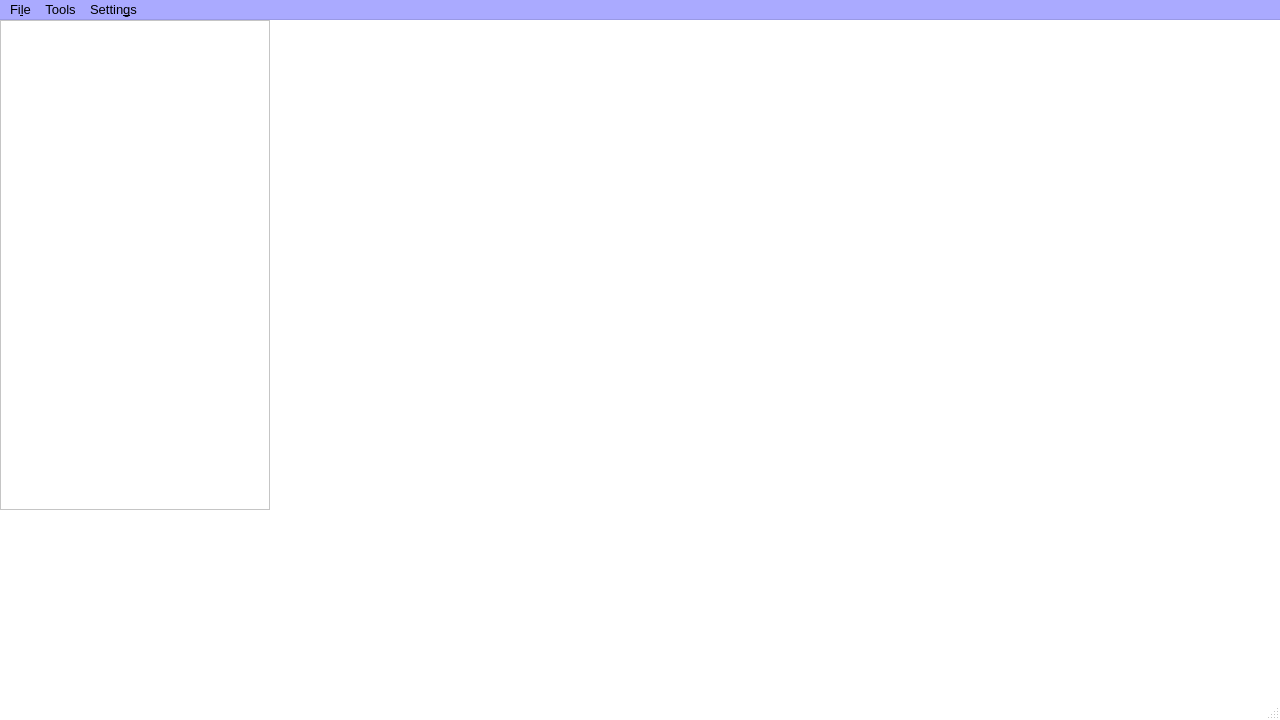
<?xml version="1.0" encoding="UTF-8"?>
<ui version="4.0">
 <class>MainWindow</class>
 <widget class="QMainWindow" name="MainWindow">
  <property name="geometry">
   <rect>
    <x>0</x>
    <y>0</y>
    <width>1280</width>
    <height>720</height>
   </rect>
  </property>
  <property name="palette">
   <palette>
    <active>
     <colorrole role="WindowText">
      <brush brushstyle="SolidPattern">
       <color alpha="255">
        <red>0</red>
        <green>0</green>
        <blue>0</blue>
       </color>
      </brush>
     </colorrole>
     <colorrole role="Button">
      <brush brushstyle="SolidPattern">
       <color alpha="255">
        <red>255</red>
        <green>255</green>
        <blue>255</blue>
       </color>
      </brush>
     </colorrole>
     <colorrole role="Light">
      <brush brushstyle="SolidPattern">
       <color alpha="255">
        <red>255</red>
        <green>255</green>
        <blue>255</blue>
       </color>
      </brush>
     </colorrole>
     <colorrole role="Midlight">
      <brush brushstyle="SolidPattern">
       <color alpha="255">
        <red>255</red>
        <green>255</green>
        <blue>255</blue>
       </color>
      </brush>
     </colorrole>
     <colorrole role="Dark">
      <brush brushstyle="SolidPattern">
       <color alpha="255">
        <red>127</red>
        <green>127</green>
        <blue>127</blue>
       </color>
      </brush>
     </colorrole>
     <colorrole role="Mid">
      <brush brushstyle="SolidPattern">
       <color alpha="255">
        <red>170</red>
        <green>170</green>
        <blue>170</blue>
       </color>
      </brush>
     </colorrole>
     <colorrole role="Text">
      <brush brushstyle="SolidPattern">
       <color alpha="255">
        <red>0</red>
        <green>0</green>
        <blue>0</blue>
       </color>
      </brush>
     </colorrole>
     <colorrole role="BrightText">
      <brush brushstyle="SolidPattern">
       <color alpha="255">
        <red>255</red>
        <green>255</green>
        <blue>255</blue>
       </color>
      </brush>
     </colorrole>
     <colorrole role="ButtonText">
      <brush brushstyle="SolidPattern">
       <color alpha="255">
        <red>0</red>
        <green>0</green>
        <blue>0</blue>
       </color>
      </brush>
     </colorrole>
     <colorrole role="Base">
      <brush brushstyle="SolidPattern">
       <color alpha="255">
        <red>255</red>
        <green>255</green>
        <blue>255</blue>
       </color>
      </brush>
     </colorrole>
     <colorrole role="Window">
      <brush brushstyle="SolidPattern">
       <color alpha="255">
        <red>255</red>
        <green>255</green>
        <blue>255</blue>
       </color>
      </brush>
     </colorrole>
     <colorrole role="Shadow">
      <brush brushstyle="SolidPattern">
       <color alpha="255">
        <red>0</red>
        <green>0</green>
        <blue>0</blue>
       </color>
      </brush>
     </colorrole>
     <colorrole role="AlternateBase">
      <brush brushstyle="SolidPattern">
       <color alpha="255">
        <red>255</red>
        <green>255</green>
        <blue>255</blue>
       </color>
      </brush>
     </colorrole>
     <colorrole role="ToolTipBase">
      <brush brushstyle="SolidPattern">
       <color alpha="255">
        <red>255</red>
        <green>255</green>
        <blue>220</blue>
       </color>
      </brush>
     </colorrole>
     <colorrole role="ToolTipText">
      <brush brushstyle="SolidPattern">
       <color alpha="255">
        <red>0</red>
        <green>0</green>
        <blue>0</blue>
       </color>
      </brush>
     </colorrole>
     <colorrole role="PlaceholderText">
      <brush brushstyle="NoBrush">
       <color alpha="128">
        <red>0</red>
        <green>0</green>
        <blue>0</blue>
       </color>
      </brush>
     </colorrole>
    </active>
    <inactive>
     <colorrole role="WindowText">
      <brush brushstyle="SolidPattern">
       <color alpha="255">
        <red>0</red>
        <green>0</green>
        <blue>0</blue>
       </color>
      </brush>
     </colorrole>
     <colorrole role="Button">
      <brush brushstyle="SolidPattern">
       <color alpha="255">
        <red>255</red>
        <green>255</green>
        <blue>255</blue>
       </color>
      </brush>
     </colorrole>
     <colorrole role="Light">
      <brush brushstyle="SolidPattern">
       <color alpha="255">
        <red>255</red>
        <green>255</green>
        <blue>255</blue>
       </color>
      </brush>
     </colorrole>
     <colorrole role="Midlight">
      <brush brushstyle="SolidPattern">
       <color alpha="255">
        <red>255</red>
        <green>255</green>
        <blue>255</blue>
       </color>
      </brush>
     </colorrole>
     <colorrole role="Dark">
      <brush brushstyle="SolidPattern">
       <color alpha="255">
        <red>127</red>
        <green>127</green>
        <blue>127</blue>
       </color>
      </brush>
     </colorrole>
     <colorrole role="Mid">
      <brush brushstyle="SolidPattern">
       <color alpha="255">
        <red>170</red>
        <green>170</green>
        <blue>170</blue>
       </color>
      </brush>
     </colorrole>
     <colorrole role="Text">
      <brush brushstyle="SolidPattern">
       <color alpha="255">
        <red>0</red>
        <green>0</green>
        <blue>0</blue>
       </color>
      </brush>
     </colorrole>
     <colorrole role="BrightText">
      <brush brushstyle="SolidPattern">
       <color alpha="255">
        <red>255</red>
        <green>255</green>
        <blue>255</blue>
       </color>
      </brush>
     </colorrole>
     <colorrole role="ButtonText">
      <brush brushstyle="SolidPattern">
       <color alpha="255">
        <red>0</red>
        <green>0</green>
        <blue>0</blue>
       </color>
      </brush>
     </colorrole>
     <colorrole role="Base">
      <brush brushstyle="SolidPattern">
       <color alpha="255">
        <red>255</red>
        <green>255</green>
        <blue>255</blue>
       </color>
      </brush>
     </colorrole>
     <colorrole role="Window">
      <brush brushstyle="SolidPattern">
       <color alpha="255">
        <red>255</red>
        <green>255</green>
        <blue>255</blue>
       </color>
      </brush>
     </colorrole>
     <colorrole role="Shadow">
      <brush brushstyle="SolidPattern">
       <color alpha="255">
        <red>0</red>
        <green>0</green>
        <blue>0</blue>
       </color>
      </brush>
     </colorrole>
     <colorrole role="AlternateBase">
      <brush brushstyle="SolidPattern">
       <color alpha="255">
        <red>255</red>
        <green>255</green>
        <blue>255</blue>
       </color>
      </brush>
     </colorrole>
     <colorrole role="ToolTipBase">
      <brush brushstyle="SolidPattern">
       <color alpha="255">
        <red>255</red>
        <green>255</green>
        <blue>220</blue>
       </color>
      </brush>
     </colorrole>
     <colorrole role="ToolTipText">
      <brush brushstyle="SolidPattern">
       <color alpha="255">
        <red>0</red>
        <green>0</green>
        <blue>0</blue>
       </color>
      </brush>
     </colorrole>
     <colorrole role="PlaceholderText">
      <brush brushstyle="NoBrush">
       <color alpha="128">
        <red>0</red>
        <green>0</green>
        <blue>0</blue>
       </color>
      </brush>
     </colorrole>
    </inactive>
    <disabled>
     <colorrole role="WindowText">
      <brush brushstyle="SolidPattern">
       <color alpha="255">
        <red>127</red>
        <green>127</green>
        <blue>127</blue>
       </color>
      </brush>
     </colorrole>
     <colorrole role="Button">
      <brush brushstyle="SolidPattern">
       <color alpha="255">
        <red>255</red>
        <green>255</green>
        <blue>255</blue>
       </color>
      </brush>
     </colorrole>
     <colorrole role="Light">
      <brush brushstyle="SolidPattern">
       <color alpha="255">
        <red>255</red>
        <green>255</green>
        <blue>255</blue>
       </color>
      </brush>
     </colorrole>
     <colorrole role="Midlight">
      <brush brushstyle="SolidPattern">
       <color alpha="255">
        <red>255</red>
        <green>255</green>
        <blue>255</blue>
       </color>
      </brush>
     </colorrole>
     <colorrole role="Dark">
      <brush brushstyle="SolidPattern">
       <color alpha="255">
        <red>127</red>
        <green>127</green>
        <blue>127</blue>
       </color>
      </brush>
     </colorrole>
     <colorrole role="Mid">
      <brush brushstyle="SolidPattern">
       <color alpha="255">
        <red>170</red>
        <green>170</green>
        <blue>170</blue>
       </color>
      </brush>
     </colorrole>
     <colorrole role="Text">
      <brush brushstyle="SolidPattern">
       <color alpha="255">
        <red>127</red>
        <green>127</green>
        <blue>127</blue>
       </color>
      </brush>
     </colorrole>
     <colorrole role="BrightText">
      <brush brushstyle="SolidPattern">
       <color alpha="255">
        <red>255</red>
        <green>255</green>
        <blue>255</blue>
       </color>
      </brush>
     </colorrole>
     <colorrole role="ButtonText">
      <brush brushstyle="SolidPattern">
       <color alpha="255">
        <red>127</red>
        <green>127</green>
        <blue>127</blue>
       </color>
      </brush>
     </colorrole>
     <colorrole role="Base">
      <brush brushstyle="SolidPattern">
       <color alpha="255">
        <red>255</red>
        <green>255</green>
        <blue>255</blue>
       </color>
      </brush>
     </colorrole>
     <colorrole role="Window">
      <brush brushstyle="SolidPattern">
       <color alpha="255">
        <red>255</red>
        <green>255</green>
        <blue>255</blue>
       </color>
      </brush>
     </colorrole>
     <colorrole role="Shadow">
      <brush brushstyle="SolidPattern">
       <color alpha="255">
        <red>0</red>
        <green>0</green>
        <blue>0</blue>
       </color>
      </brush>
     </colorrole>
     <colorrole role="AlternateBase">
      <brush brushstyle="SolidPattern">
       <color alpha="255">
        <red>255</red>
        <green>255</green>
        <blue>255</blue>
       </color>
      </brush>
     </colorrole>
     <colorrole role="ToolTipBase">
      <brush brushstyle="SolidPattern">
       <color alpha="255">
        <red>255</red>
        <green>255</green>
        <blue>220</blue>
       </color>
      </brush>
     </colorrole>
     <colorrole role="ToolTipText">
      <brush brushstyle="SolidPattern">
       <color alpha="255">
        <red>0</red>
        <green>0</green>
        <blue>0</blue>
       </color>
      </brush>
     </colorrole>
     <colorrole role="PlaceholderText">
      <brush brushstyle="NoBrush">
       <color alpha="128">
        <red>0</red>
        <green>0</green>
        <blue>0</blue>
       </color>
      </brush>
     </colorrole>
    </disabled>
   </palette>
  </property>
  <property name="font">
   <font>
    <family>Arial</family>
    <pointsize>10</pointsize>
    <weight>50</weight>
    <bold>false</bold>
   </font>
  </property>
  <property name="windowTitle">
   <string>GEO</string>
  </property>
  <property name="autoFillBackground">
   <bool>false</bool>
  </property>
  <property name="animated">
   <bool>false</bool>
  </property>
  <widget class="QWidget" name="centralWidget">
   <property name="minimumSize">
    <size>
     <width>0</width>
     <height>0</height>
    </size>
   </property>
   <property name="maximumSize">
    <size>
     <width>2000</width>
     <height>2000</height>
    </size>
   </property>
   <widget class="QWidget" name="widgetMap" native="true">
    <property name="geometry">
     <rect>
      <x>270</x>
      <y>0</y>
      <width>751</width>
      <height>491</height>
     </rect>
    </property>
    <property name="font">
     <font>
      <family>Arial</family>
     </font>
    </property>
    <property name="mouseTracking">
     <bool>true</bool>
    </property>
   </widget>
   <widget class="QListWidget" name="checkList">
    <property name="geometry">
     <rect>
      <x>0</x>
      <y>0</y>
      <width>270</width>
      <height>490</height>
     </rect>
    </property>
   </widget>
  </widget>
  <widget class="QMenuBar" name="menuBar">
   <property name="geometry">
    <rect>
     <x>0</x>
     <y>0</y>
     <width>1280</width>
     <height>30</height>
    </rect>
   </property>
   <property name="palette">
    <palette>
     <active>
      <colorrole role="WindowText">
       <brush brushstyle="SolidPattern">
        <color alpha="255">
         <red>0</red>
         <green>0</green>
         <blue>0</blue>
        </color>
       </brush>
      </colorrole>
      <colorrole role="Button">
       <brush brushstyle="SolidPattern">
        <color alpha="255">
         <red>170</red>
         <green>170</green>
         <blue>255</blue>
        </color>
       </brush>
      </colorrole>
      <colorrole role="Light">
       <brush brushstyle="SolidPattern">
        <color alpha="255">
         <red>255</red>
         <green>255</green>
         <blue>255</blue>
        </color>
       </brush>
      </colorrole>
      <colorrole role="Midlight">
       <brush brushstyle="SolidPattern">
        <color alpha="255">
         <red>212</red>
         <green>212</green>
         <blue>255</blue>
        </color>
       </brush>
      </colorrole>
      <colorrole role="Dark">
       <brush brushstyle="SolidPattern">
        <color alpha="255">
         <red>85</red>
         <green>85</green>
         <blue>127</blue>
        </color>
       </brush>
      </colorrole>
      <colorrole role="Mid">
       <brush brushstyle="SolidPattern">
        <color alpha="255">
         <red>113</red>
         <green>113</green>
         <blue>170</blue>
        </color>
       </brush>
      </colorrole>
      <colorrole role="Text">
       <brush brushstyle="SolidPattern">
        <color alpha="255">
         <red>0</red>
         <green>0</green>
         <blue>0</blue>
        </color>
       </brush>
      </colorrole>
      <colorrole role="BrightText">
       <brush brushstyle="SolidPattern">
        <color alpha="255">
         <red>255</red>
         <green>255</green>
         <blue>255</blue>
        </color>
       </brush>
      </colorrole>
      <colorrole role="ButtonText">
       <brush brushstyle="SolidPattern">
        <color alpha="255">
         <red>0</red>
         <green>0</green>
         <blue>0</blue>
        </color>
       </brush>
      </colorrole>
      <colorrole role="Base">
       <brush brushstyle="SolidPattern">
        <color alpha="255">
         <red>255</red>
         <green>255</green>
         <blue>255</blue>
        </color>
       </brush>
      </colorrole>
      <colorrole role="Window">
       <brush brushstyle="SolidPattern">
        <color alpha="255">
         <red>170</red>
         <green>170</green>
         <blue>255</blue>
        </color>
       </brush>
      </colorrole>
      <colorrole role="Shadow">
       <brush brushstyle="SolidPattern">
        <color alpha="255">
         <red>0</red>
         <green>0</green>
         <blue>0</blue>
        </color>
       </brush>
      </colorrole>
      <colorrole role="AlternateBase">
       <brush brushstyle="SolidPattern">
        <color alpha="255">
         <red>212</red>
         <green>212</green>
         <blue>255</blue>
        </color>
       </brush>
      </colorrole>
      <colorrole role="ToolTipBase">
       <brush brushstyle="SolidPattern">
        <color alpha="255">
         <red>255</red>
         <green>255</green>
         <blue>220</blue>
        </color>
       </brush>
      </colorrole>
      <colorrole role="ToolTipText">
       <brush brushstyle="SolidPattern">
        <color alpha="255">
         <red>0</red>
         <green>0</green>
         <blue>0</blue>
        </color>
       </brush>
      </colorrole>
      <colorrole role="PlaceholderText">
       <brush brushstyle="NoBrush">
        <color alpha="128">
         <red>0</red>
         <green>0</green>
         <blue>0</blue>
        </color>
       </brush>
      </colorrole>
     </active>
     <inactive>
      <colorrole role="WindowText">
       <brush brushstyle="SolidPattern">
        <color alpha="255">
         <red>0</red>
         <green>0</green>
         <blue>0</blue>
        </color>
       </brush>
      </colorrole>
      <colorrole role="Button">
       <brush brushstyle="SolidPattern">
        <color alpha="255">
         <red>170</red>
         <green>170</green>
         <blue>255</blue>
        </color>
       </brush>
      </colorrole>
      <colorrole role="Light">
       <brush brushstyle="SolidPattern">
        <color alpha="255">
         <red>255</red>
         <green>255</green>
         <blue>255</blue>
        </color>
       </brush>
      </colorrole>
      <colorrole role="Midlight">
       <brush brushstyle="SolidPattern">
        <color alpha="255">
         <red>212</red>
         <green>212</green>
         <blue>255</blue>
        </color>
       </brush>
      </colorrole>
      <colorrole role="Dark">
       <brush brushstyle="SolidPattern">
        <color alpha="255">
         <red>85</red>
         <green>85</green>
         <blue>127</blue>
        </color>
       </brush>
      </colorrole>
      <colorrole role="Mid">
       <brush brushstyle="SolidPattern">
        <color alpha="255">
         <red>113</red>
         <green>113</green>
         <blue>170</blue>
        </color>
       </brush>
      </colorrole>
      <colorrole role="Text">
       <brush brushstyle="SolidPattern">
        <color alpha="255">
         <red>0</red>
         <green>0</green>
         <blue>0</blue>
        </color>
       </brush>
      </colorrole>
      <colorrole role="BrightText">
       <brush brushstyle="SolidPattern">
        <color alpha="255">
         <red>255</red>
         <green>255</green>
         <blue>255</blue>
        </color>
       </brush>
      </colorrole>
      <colorrole role="ButtonText">
       <brush brushstyle="SolidPattern">
        <color alpha="255">
         <red>0</red>
         <green>0</green>
         <blue>0</blue>
        </color>
       </brush>
      </colorrole>
      <colorrole role="Base">
       <brush brushstyle="SolidPattern">
        <color alpha="255">
         <red>255</red>
         <green>255</green>
         <blue>255</blue>
        </color>
       </brush>
      </colorrole>
      <colorrole role="Window">
       <brush brushstyle="SolidPattern">
        <color alpha="255">
         <red>170</red>
         <green>170</green>
         <blue>255</blue>
        </color>
       </brush>
      </colorrole>
      <colorrole role="Shadow">
       <brush brushstyle="SolidPattern">
        <color alpha="255">
         <red>0</red>
         <green>0</green>
         <blue>0</blue>
        </color>
       </brush>
      </colorrole>
      <colorrole role="AlternateBase">
       <brush brushstyle="SolidPattern">
        <color alpha="255">
         <red>212</red>
         <green>212</green>
         <blue>255</blue>
        </color>
       </brush>
      </colorrole>
      <colorrole role="ToolTipBase">
       <brush brushstyle="SolidPattern">
        <color alpha="255">
         <red>255</red>
         <green>255</green>
         <blue>220</blue>
        </color>
       </brush>
      </colorrole>
      <colorrole role="ToolTipText">
       <brush brushstyle="SolidPattern">
        <color alpha="255">
         <red>0</red>
         <green>0</green>
         <blue>0</blue>
        </color>
       </brush>
      </colorrole>
      <colorrole role="PlaceholderText">
       <brush brushstyle="NoBrush">
        <color alpha="128">
         <red>0</red>
         <green>0</green>
         <blue>0</blue>
        </color>
       </brush>
      </colorrole>
     </inactive>
     <disabled>
      <colorrole role="WindowText">
       <brush brushstyle="SolidPattern">
        <color alpha="255">
         <red>85</red>
         <green>85</green>
         <blue>127</blue>
        </color>
       </brush>
      </colorrole>
      <colorrole role="Button">
       <brush brushstyle="SolidPattern">
        <color alpha="255">
         <red>170</red>
         <green>170</green>
         <blue>255</blue>
        </color>
       </brush>
      </colorrole>
      <colorrole role="Light">
       <brush brushstyle="SolidPattern">
        <color alpha="255">
         <red>255</red>
         <green>255</green>
         <blue>255</blue>
        </color>
       </brush>
      </colorrole>
      <colorrole role="Midlight">
       <brush brushstyle="SolidPattern">
        <color alpha="255">
         <red>212</red>
         <green>212</green>
         <blue>255</blue>
        </color>
       </brush>
      </colorrole>
      <colorrole role="Dark">
       <brush brushstyle="SolidPattern">
        <color alpha="255">
         <red>85</red>
         <green>85</green>
         <blue>127</blue>
        </color>
       </brush>
      </colorrole>
      <colorrole role="Mid">
       <brush brushstyle="SolidPattern">
        <color alpha="255">
         <red>113</red>
         <green>113</green>
         <blue>170</blue>
        </color>
       </brush>
      </colorrole>
      <colorrole role="Text">
       <brush brushstyle="SolidPattern">
        <color alpha="255">
         <red>85</red>
         <green>85</green>
         <blue>127</blue>
        </color>
       </brush>
      </colorrole>
      <colorrole role="BrightText">
       <brush brushstyle="SolidPattern">
        <color alpha="255">
         <red>255</red>
         <green>255</green>
         <blue>255</blue>
        </color>
       </brush>
      </colorrole>
      <colorrole role="ButtonText">
       <brush brushstyle="SolidPattern">
        <color alpha="255">
         <red>85</red>
         <green>85</green>
         <blue>127</blue>
        </color>
       </brush>
      </colorrole>
      <colorrole role="Base">
       <brush brushstyle="SolidPattern">
        <color alpha="255">
         <red>170</red>
         <green>170</green>
         <blue>255</blue>
        </color>
       </brush>
      </colorrole>
      <colorrole role="Window">
       <brush brushstyle="SolidPattern">
        <color alpha="255">
         <red>170</red>
         <green>170</green>
         <blue>255</blue>
        </color>
       </brush>
      </colorrole>
      <colorrole role="Shadow">
       <brush brushstyle="SolidPattern">
        <color alpha="255">
         <red>0</red>
         <green>0</green>
         <blue>0</blue>
        </color>
       </brush>
      </colorrole>
      <colorrole role="AlternateBase">
       <brush brushstyle="SolidPattern">
        <color alpha="255">
         <red>170</red>
         <green>170</green>
         <blue>255</blue>
        </color>
       </brush>
      </colorrole>
      <colorrole role="ToolTipBase">
       <brush brushstyle="SolidPattern">
        <color alpha="255">
         <red>255</red>
         <green>255</green>
         <blue>220</blue>
        </color>
       </brush>
      </colorrole>
      <colorrole role="ToolTipText">
       <brush brushstyle="SolidPattern">
        <color alpha="255">
         <red>0</red>
         <green>0</green>
         <blue>0</blue>
        </color>
       </brush>
      </colorrole>
      <colorrole role="PlaceholderText">
       <brush brushstyle="NoBrush">
        <color alpha="128">
         <red>0</red>
         <green>0</green>
         <blue>0</blue>
        </color>
       </brush>
      </colorrole>
     </disabled>
    </palette>
   </property>
   <property name="autoFillBackground">
    <bool>false</bool>
   </property>
   <widget class="QMenu" name="menuFile">
    <property name="title">
     <string>Fi&amp;le</string>
    </property>
    <addaction name="actionLoadProject"/>
    <addaction name="separator"/>
    <addaction name="actionLoadShapefile"/>
    <addaction name="actionLoadRaster"/>
   </widget>
   <widget class="QMenu" name="menuGIS_settings">
    <property name="title">
     <string>Settin&amp;gs</string>
    </property>
    <widget class="QMenu" name="menuMap">
     <property name="title">
      <string>Map</string>
     </property>
     <addaction name="actionMapOpenStreetMap"/>
     <addaction name="actionMapGoogle"/>
     <addaction name="actionMapGoogleSatellite"/>
     <addaction name="actionMapGoogleHybridSatellite"/>
     <addaction name="actionMapGoogleTerrain"/>
     <addaction name="actionMapStamenTerrain"/>
     <addaction name="actionMapESRISatellite"/>
    </widget>
    <addaction name="menuMap"/>
    <addaction name="separator"/>
   </widget>
   <widget class="QMenu" name="menuTools">
    <property name="title">
     <string>Tools</string>
    </property>
    <addaction name="actionRasterize_shape"/>
    <addaction name="actionCreate_Shape_file_from_Csv"/>
    <addaction name="actionCompute_Ucm_intersection"/>
    <addaction name="separator"/>
    <addaction name="actionCompute_Ucm_prevailing"/>
    <addaction name="actionExtract_Unit_Crop_Map_list"/>
    <addaction name="separator"/>
    <addaction name="actionOutput_Map"/>
   </widget>
   <addaction name="menuFile"/>
   <addaction name="menuTools"/>
   <addaction name="menuGIS_settings"/>
  </widget>
  <widget class="QStatusBar" name="statusBar"/>
  <action name="actionLoadRaster">
   <property name="text">
    <string>&amp;Load Raster...</string>
   </property>
  </action>
  <action name="actionMapOpenStreetMap">
   <property name="checkable">
    <bool>true</bool>
   </property>
   <property name="checked">
    <bool>false</bool>
   </property>
   <property name="text">
    <string>OpenStreetMap</string>
   </property>
  </action>
  <action name="actionMapESRISatellite">
   <property name="checkable">
    <bool>true</bool>
   </property>
   <property name="text">
    <string>ESRI World Imagery</string>
   </property>
  </action>
  <action name="actionMapStamenTerrain">
   <property name="checkable">
    <bool>true</bool>
   </property>
   <property name="text">
    <string>Stamen terrain</string>
   </property>
  </action>
  <action name="actionLoadShapefile">
   <property name="text">
    <string>Load Shapefile...</string>
   </property>
  </action>
  <action name="actionRasterize_shape">
   <property name="text">
    <string>Rasterize shape</string>
   </property>
  </action>
  <action name="actionCompute_Ucm_prevailing">
   <property name="text">
    <string>Create Unit Crop Map (prevailing)</string>
   </property>
  </action>
  <action name="actionExtract_Unit_Crop_Map_list">
   <property name="text">
    <string>Extract computation units list</string>
   </property>
  </action>
  <action name="actionCreate_Shape_file_from_Csv">
   <property name="text">
    <string>Create shape from CSV</string>
   </property>
  </action>
  <action name="actionCompute_Ucm_intersection">
   <property name="text">
    <string>Compute UCM intersection</string>
   </property>
   <property name="visible">
    <bool>false</bool>
   </property>
  </action>
  <action name="actionMapGoogle">
   <property name="checkable">
    <bool>true</bool>
   </property>
   <property name="text">
    <string>Google map</string>
   </property>
  </action>
  <action name="actionMapGoogleSatellite">
   <property name="checkable">
    <bool>true</bool>
   </property>
   <property name="text">
    <string>Google satellite</string>
   </property>
  </action>
  <action name="actionMapGoogleHybridSatellite">
   <property name="checkable">
    <bool>true</bool>
   </property>
   <property name="text">
    <string>Google hybrid satellite</string>
   </property>
  </action>
  <action name="actionMapGoogleTerrain">
   <property name="text">
    <string>Google terrain</string>
   </property>
  </action>
  <action name="actionLoadProject">
   <property name="text">
    <string>Load Project...</string>
   </property>
  </action>
  <action name="actionOutput_Map">
   <property name="enabled">
    <bool>false</bool>
   </property>
   <property name="text">
    <string>Output map</string>
   </property>
  </action>
 </widget>
 <layoutdefault spacing="6" margin="11"/>
 <resources/>
 <connections/>
 <slots>
  <slot>on_timeChanged(QTime)</slot>
 </slots>
</ui>
